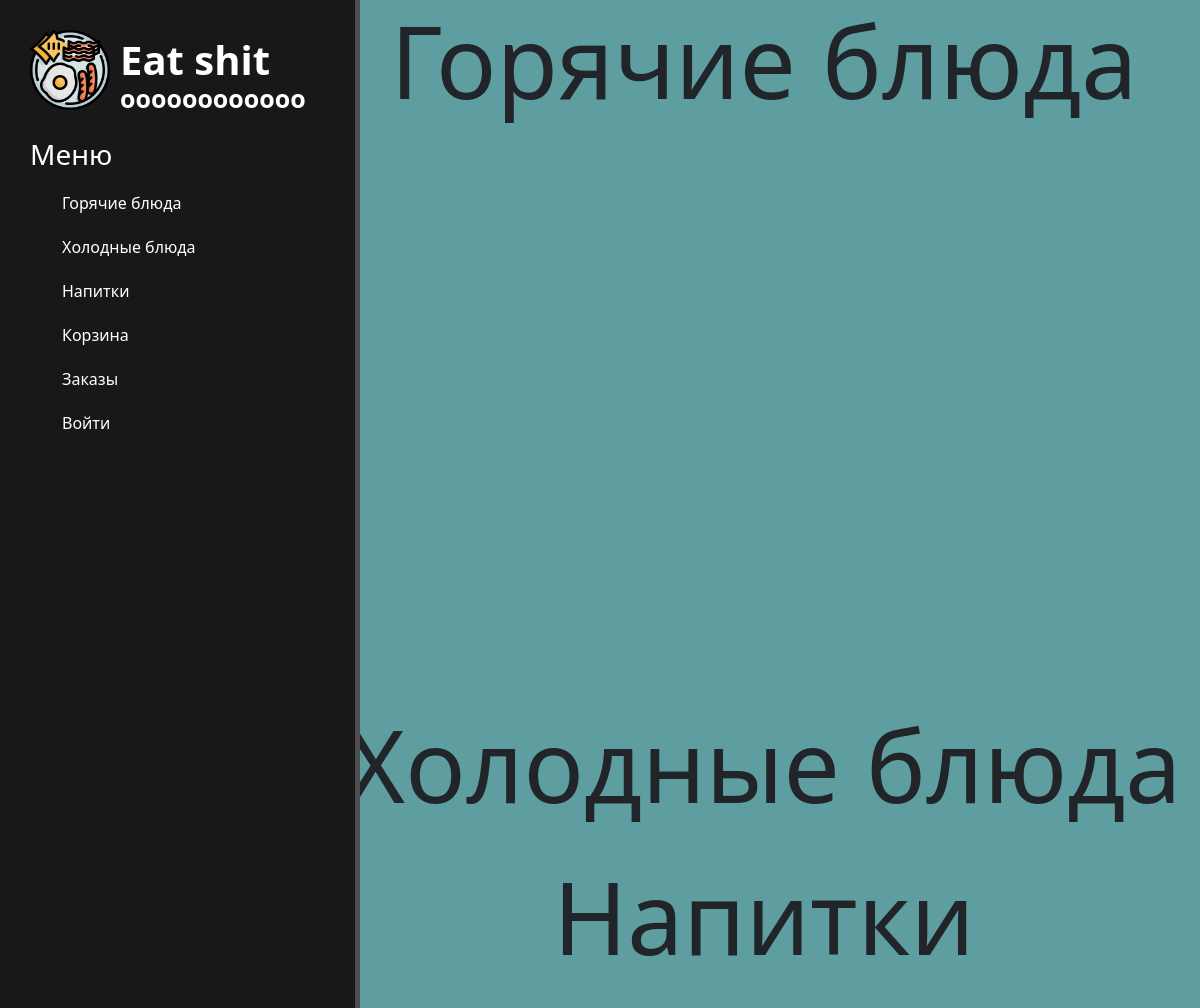
Before: / with the older database file.
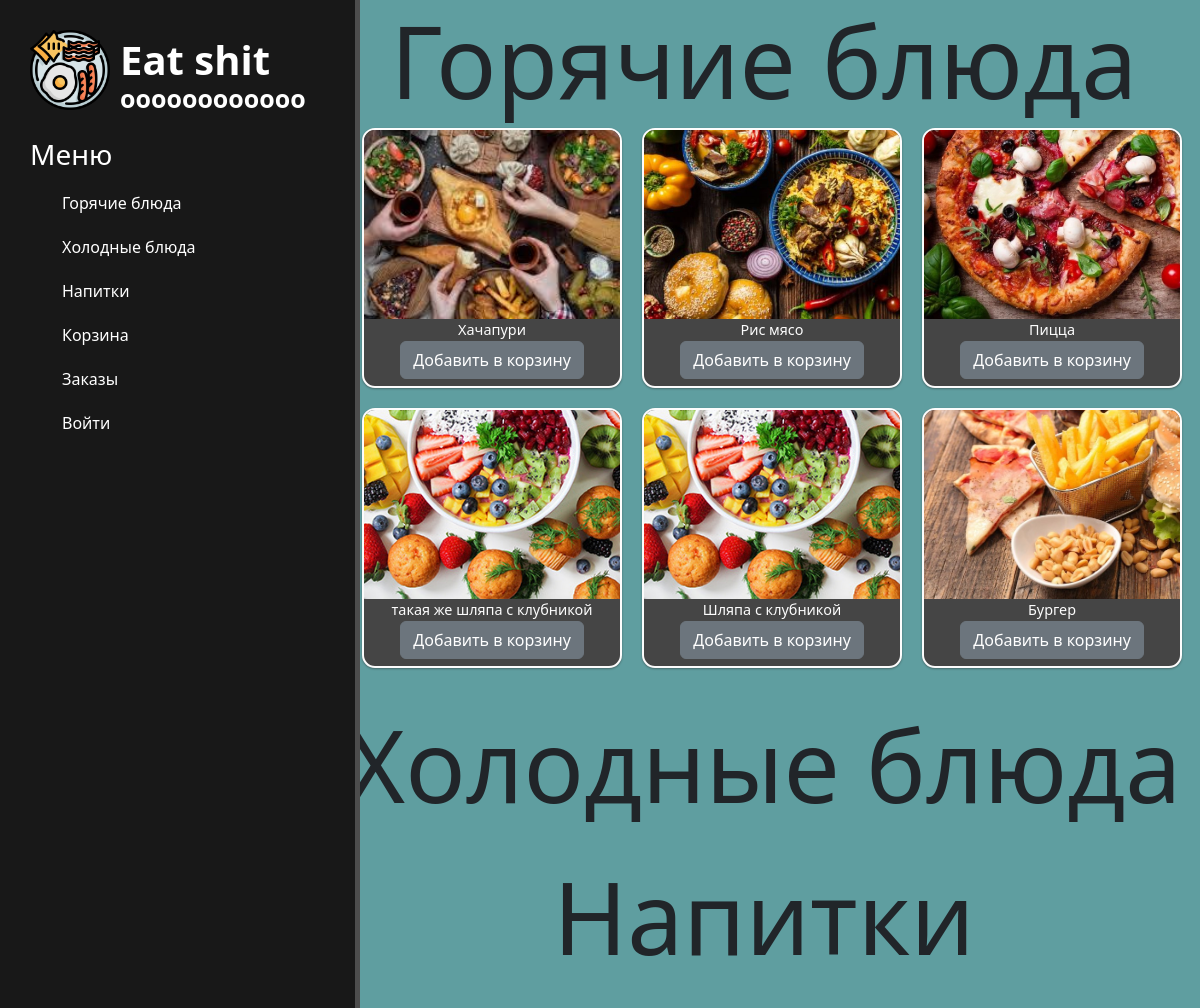
After: the same page with the newer database file.
### menu/models.py (models this page shows, shortened)
class Dish(models.Model):
    id = models.IntegerField(primary_key=True)
    title = models.CharField(max_length=255)
    description = models.TextField(null=True, blank=True)
    category = models.CharField(max_length=255, null=True, blank=True)
    image = models.ImageField(upload_to='images/', null=True, blank=True)
    price = models.DecimalField(max_digits=8, decimal_places=2)
    class Meta:
        verbose_name = 'Блюдо'
        verbose_name_plural = 'Блюда'

### menu/views.py (the view)
# urls.py: path('', views.index, name='main'),
def index(request):
    board = Dish.objects.all
    return render(request, 'menu/base-menu.html', {'board': board})

### menu/templates/menu/base-menu.html (shortened to what this page needs)
{% extends 'menu/layout.html' %}
{% block content %}
    <div id="features">
        <a name="Hot">
            <h1 align="center">Горячие блюда</h1>
        </a>
        <ul class="cats">
        {% for el in board  %}
        {% if el.category == "Hot" %}
        <li>
            <figure>
                <img src= "{{el.image.url}}">
                <figcaption>{{el.title}}</figcaption>
                <a href="{% url 'basket_add' el.id %}"><button class="btn btn-secondary">Добавить в корзину</button></a>
            </figure>
        </li>
        {% endif %}
        {% endfor %}
        </ul>
        <a name="Cold">
            <h1 align="center">Холодные блюда</h1>
        </a>
        <a name="Beverages">
            <br><h1 align="center">Напитки</h1><br>
        </a>
    </div>
{% endblock content %}

### menu/templates/menu/layout.html (shortened to what this page needs)
{% load static %}
<html lang="ru">
<head>
    <link rel="stylesheet" href="https://cdn.jsdelivr.net/npm/bootstrap@5.3.2/dist/css/bootstrap.min.css">
    <link rel="stylesheet" href="{% static 'menu/css/menu.css' %}">
    <link rel="stylesheet" href="https://cdn.jsdelivr.net/npm/bootstrap-icons@1.10.5/font/bootstrap-icons.css" >
</head>
<body>
    <aside>
        <img src="{% static 'menu/image/dish.png' %}" alt="лого">
        <span class="logo">Eat shit </span>
        <span class="logo_low">оооооооооооо </span>
        <h3>Меню</h3>
        <ul>
            <a href="#Hot"><li>Горячие блюда</li></a>
            <a href="#Cold"><li>Холодные блюда</li></a>
            <a href="#Beverages"><li>Напитки</li></a>
            <a href="{% url 'basket' %}"><li>Корзина</li></a>
            <a href="{% url 'order' %}"><li>Заказы</li></a>
            <a href="{% url 'users:login' %}"><li>Войти </li></a>
        </ul>
    </aside>
    <main>
        {% block content %}
        {% endblock %}
    </main>
</body>
</html>

### menu/static/menu/css/menu.css (style rules this page uses)
body { background: #5F9EA0; }
aside { position: fixed; float: left; background: #181818; width: 30%; padding: 2.5%; height: 300%; color: #fff; border-right: 5px solid #4d4d4d }
main { display: flex; justify-content: right; }
aside img { width: 80px; float: left; }
aside .logo { font-size: 40px; margin-left: 10px; font-weight: bold; position: relative; }
.cats { display: grid; grid-template-columns: 280px 280px 280px; grid-template-rows: 280px 280px; }
.cats li { list-style-type:none; }
aside .logo_low { font-size: 25px; margin-left: 10px; font-weight: bold; position: relative; top: -10px; }
aside h3 { margin-top: 10px; font-size: 28px; }
aside ul { list-style: none }
aside ul li, aside ul a { color: #fff; text-decoration: none; display: block; margin-top: 20px; transition: all .6s ease; }
div#features figure { border-radius: 5%; width: 260px; height: 260px; background: #454545; overflow: hidden; border: 2px solid #fcfcfc; box-shadow: 0 1px 2px rgba(34, 25, 25, 0.4); margin: 0 2px 15px; transition: opacity 0.4s ease-in-out; display: inline-block; column-break-inside: avoid; }
div#features figure img { width: auto; height: 100%; margin: -67px 0 0 0; }
div#features figure figcaption { font-size: 0.9rem; color: #fcfcfc; line-height: 1.5; text-align:center; }
div#features figure button, div#features figure a { margin: 0 auto; display: block; text-decoration: none; }
div#features h1 { font-size: 100px; text-align: center; width: 100% }

Changed rows visible on the page:
added Dish: image (picture), title "Хачапури"
added Dish: image (picture), title "Рис мясо"
added Dish: image (picture), title "Пицца"
added Dish: image (picture), title "такая же шляпа с клубникой"
added Dish: image (picture), title "Шляпа с клубникой"
added Dish: image (picture), title "Бургер"
